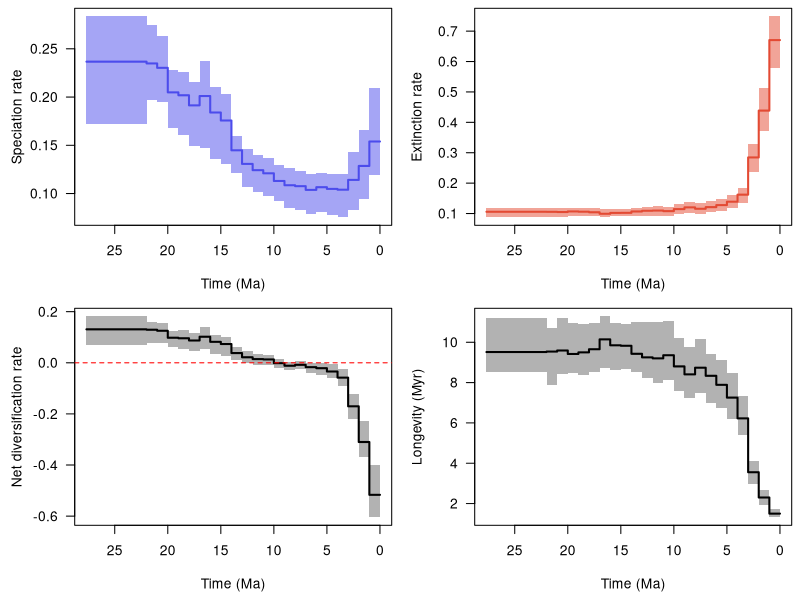

Write R code to recreate this figure.
pdf(file='/Users/shelleywang/Documents/PU_RSII/PyRate/example_files/BDNN_examples/Carnivora/pyrate_mcmc_logs/Carnivora_occs_1_G_BDS_BDNN_16_8TVc_RTT.pdf', width = 9, height = 6, useDingbats = FALSE)

layout(matrix(1:4, ncol = 2, nrow = 2, byrow = TRUE))
par(las = 1, mar = c(4.5, 4.5, 0.5, 0.5))
time_vec=c(27.6665369462284, 22.00001,22.0,21.00001,21.0,20.00001,20.0,19.00001,19.0,18.00001,18.0,17.00001,17.0,16.00001,16.0,15.00001,15.0,14.00001,14.0,13.00001,13.0,12.00001,12.0,11.00001,11.0,10.00001,10.0,9.00001,9.0,8.00001,8.0,7.00001,7.0,6.00001,6.0,5.00001,5.0,4.00001,4.0,3.00001,3.0,2.00001,2.0,1.00001,1.0,0.0)
sp_mean=c(0.2366801762770177, 0.2366801762770177,0.23483976164851003,0.23483976164851003,0.2302963937690633,0.2302963937690633,0.2048781230336163,0.2048781230336163,0.20185479793606315,0.20185479793606315,0.1913854048613629,0.1913854048613629,0.20106508022549816,0.20106508022549816,0.18397178525669175,0.18397178525669175,0.17568150964592105,0.17568150964592105,0.144790307541026,0.144790307541026,0.13070166169394742,0.13070166169394742,0.12420225427686804,0.12420225427686804,0.12094909290541675,0.12094909290541675,0.1130034060822645,0.1130034060822645,0.108601924359758,0.108601924359758,0.10764930082390732,0.10764930082390732,0.10377431427179952,0.10377431427179952,0.10655379922990865,0.10655379922990865,0.10478193953379959,0.10478193953379959,0.10394718730904866,0.10394718730904866,0.11411474040162893,0.11411474040162893,0.12859922748215288,0.12859922748215288,0.15393189557264705,0.15393189557264705)
sp_lwr=c(0.17243606490744004, 0.17243606490744004,0.19725466964425534,0.19725466964425534,0.1948833581705438,0.1948833581705438,0.1679895027041197,0.1679895027041197,0.16051249111246876,0.16051249111246876,0.14976966352417678,0.14976966352417678,0.14699046488357984,0.14699046488357984,0.1357417328058897,0.1357417328058897,0.13063438928710003,0.13063438928710003,0.12100015970068152,0.12100015970068152,0.10711125099706358,0.10711125099706358,0.10152915846182492,0.10152915846182492,0.09720890668216614,0.09720890668216614,0.09179033681924555,0.09179033681924555,0.08535799642995076,0.08535799642995076,0.0828255391360563,0.0828255391360563,0.07842510499755195,0.07842510499755195,0.0805195636750466,0.0805195636750466,0.07821871445842606,0.07821871445842606,0.0754028942998672,0.0754028942998672,0.0825419321633141,0.0825419321633141,0.09383539683411128,0.09383539683411128,0.11924958519291276,0.11924958519291276)
sp_upr=c(0.28365592896245084, 0.28365592896245084,0.27485277018857684,0.27485277018857684,0.2629663013296172,0.2629663013296172,0.22802273277339694,0.22802273277339694,0.2259565631495575,0.2259565631495575,0.21576357089658432,0.21576357089658432,0.23781655188197853,0.23781655188197853,0.21038465026434952,0.21038465026434952,0.2026528462966742,0.2026528462966742,0.15945317126864916,0.15945317126864916,0.14568116535270675,0.14568116535270675,0.13960210718840724,0.13960210718840724,0.13633049449762755,0.13633049449762755,0.1300808117324561,0.1300808117324561,0.12658047471902673,0.12658047471902673,0.12309851863392109,0.12309851863392109,0.12052983578015702,0.12052983578015702,0.12147413266929748,0.12147413266929748,0.12003596708082243,0.12003596708082243,0.12019339135523464,0.12019339135523464,0.14288347209325483,0.14288347209325483,0.16620192319300384,0.16620192319300384,0.208929646897919,0.208929646897919)
ex_mean=c(0.10579664740481831, 0.10579664740481831,0.10555659895006415,0.10555659895006415,0.10493825203852511,0.10493825203852511,0.10690138887884208,0.10690138887884208,0.10592078192845429,0.10592078192845429,0.10412659516034688,0.10412659516034688,0.09910693831585769,0.09910693831585769,0.10200775508469226,0.10200775508469226,0.10223766437359308,0.10223766437359308,0.10677284903933792,0.10677284903933792,0.10909912924490607,0.10909912924490607,0.10976973174747624,0.10976973174747624,0.10782112618284917,0.10782112618284917,0.11454978678439043,0.11454978678439043,0.12016289139775946,0.12016289139775946,0.11556760086839203,0.11556760086839203,0.12097718775120783,0.12097718775120783,0.1277375077580435,0.1277375077580435,0.1389308202705911,0.1389308202705911,0.16201329574392737,0.16201329574392737,0.2844574264916306,0.2844574264916306,0.43858506009787745,0.43858506009787745,0.6705469529774997,0.6705469529774997)
ex_lwr=c(0.08926871525262181, 0.08926871525262181,0.08824471265819785,0.08824471265819785,0.08928821088654118,0.08928821088654118,0.09110172958709187,0.09110172958709187,0.09167496516347183,0.09167496516347183,0.09135861795901645,0.09135861795901645,0.08767059406180601,0.08767059406180601,0.09115621635036061,0.09115621635036061,0.09150682501639268,0.09150682501639268,0.09089815641757192,0.09089815641757192,0.09078548737421901,0.09078548737421901,0.09100690356583481,0.09100690356583481,0.09037474207280678,0.09037474207280678,0.09781205873119066,0.09781205873119066,0.1024786410802604,0.1024786410802604,0.09858526147530842,0.09858526147530842,0.10479659504041156,0.10479659504041156,0.10972220301633241,0.10972220301633241,0.11793452132969309,0.11793452132969309,0.13597879419707445,0.13597879419707445,0.2359011061299821,0.2359011061299821,0.3714292132850858,0.3714292132850858,0.5776140175346937,0.5776140175346937)
ex_upr=c(0.11751804945925433, 0.11751804945925433,0.11898705358758127,0.11898705358758127,0.1187300165177437,0.1187300165177437,0.11823211474914425,0.11823211474914425,0.11918268290931497,0.11918268290931497,0.11718272834456343,0.11718272834456343,0.11338640279501107,0.11338640279501107,0.11586224395219208,0.11586224395219208,0.11496528123432498,0.11496528123432498,0.11707984365876563,0.11707984365876563,0.12138165106334597,0.12138165106334597,0.12517276015621645,0.12517276015621645,0.1227345582899586,0.1227345582899586,0.13148870096875778,0.13148870096875778,0.1379755112138588,0.1379755112138588,0.13367590034897586,0.13367590034897586,0.14130115498947238,0.14130115498947238,0.14836775551209813,0.14836775551209813,0.16193754079567285,0.16193754079567285,0.18500031883158483,0.18500031883158483,0.3294924086724531,0.3294924086724531,0.5123868662716135,0.5123868662716135,0.7486642682981604,0.7486642682981604)
div_mean=c(0.13088352887219937, 0.13088352887219937,0.12928316269844592,0.12928316269844592,0.12535814173053822,0.12535814173053822,0.0979767341547742,0.0979767341547742,0.09593401600760879,0.09593401600760879,0.08725880970101607,0.08725880970101607,0.10195814190964049,0.10195814190964049,0.08196403017199944,0.08196403017199944,0.0734438452723279,0.0734438452723279,0.038017458501688105,0.038017458501688105,0.02160253244904134,0.02160253244904134,0.014432522529391792,0.014432522529391792,0.013127966722567568,0.013127966722567568,-0.001546380702125971,-0.001546380702125971,-0.011560967038001455,-0.011560967038001455,-0.007918300044484705,-0.007918300044484705,-0.01720287347940829,-0.01720287347940829,-0.021183708528134823,-0.021183708528134823,-0.03414888073679145,-0.03414888073679145,-0.05806610843487872,-0.05806610843487872,-0.17034268609000172,-0.17034268609000172,-0.30998583261572443,-0.30998583261572443,-0.5166150574048526,-0.5166150574048526)
div_lwr=c(0.06765722010983695, 0.06765722010983695,0.07643655258227768,0.07643655258227768,0.07629714927255662,0.07629714927255662,0.06170143395114577,0.06170143395114577,0.0554338101803222,0.0554338101803222,0.04759960236846224,0.04759960236846224,0.05197290732763722,0.05197290732763722,0.03528382571803061,0.03528382571803061,0.027880498458094788,0.027880498458094788,0.009235201423534373,0.009235201423534373,-0.0026095333227090373,-0.0026095333227090373,-0.00961865080849468,-0.00961865080849468,-0.007737196373890379,-0.007737196373890379,-0.020567807660094445,-0.020567807660094445,-0.028482254417599287,-0.028482254417599287,-0.024062708035247182,-0.024062708035247182,-0.03969412207822795,-0.03969412207822795,-0.0484862433388204,-0.0484862433388204,-0.059289254074669576,-0.059289254074669576,-0.09217913957161253,-0.09217913957161253,-0.21936097145401712,-0.21936097145401712,-0.3694351749256959,-0.3694351749256959,-0.604434387201382,-0.604434387201382)
div_upr=c(0.18173160189937185, 0.18173160189937185,0.15930796268724817,0.15930796268724817,0.15722937321038188,0.15722937321038188,0.12435196136300594,0.12435196136300594,0.12820396991093552,0.12820396991093552,0.11647572068937159,0.11647572068937159,0.13951135155782862,0.13951135155782862,0.10963642254951617,0.10963642254951617,0.10083216529494204,0.10083216529494204,0.06111451236343106,0.06111451236343106,0.045185316132942396,0.045185316132942396,0.03554946744341979,0.03554946744341979,0.0314160122464221,0.0314160122464221,0.014217833247079315,0.014217833247079315,0.0019149966589341177,0.0019149966589341177,0.007901044174197264,0.007901044174197264,-0.0007977503863393076,-0.0007977503863393076,-0.0023984200955847884,-0.0023984200955847884,-0.005127518737327752,-0.005127518737327752,-0.02487794659262592,-0.02487794659262592,-0.12105525725027863,-0.12105525725027863,-0.2280634995219164,-0.2280634995219164,-0.4014342974329321,-0.4014342974329321)
long_mean=c(9.51480479384818, 9.51480479384818,9.538833898730777,9.538833898730777,9.592006297436162,9.592006297436162,9.418342664216432,9.418342664216432,9.497924410526679,9.497924410526679,9.653158959315359,9.653158959315359,10.143901196242902,10.143901196242902,9.849875622053279,9.849875622053279,9.82525047983711,9.82525047983711,9.427501463489593,9.427501463489593,9.250969564007747,9.250969564007747,9.20113093596732,9.20113093596732,9.355473145418268,9.355473145418268,8.802610383301898,8.802610383301898,8.406599009812949,8.406599009812949,8.738838873514009,8.738838873514009,8.336391052098,8.336391052098,7.888508933032935,7.888508933032935,7.254715521659633,7.254715521659633,6.2256510589973235,6.2256510589973235,3.5539029711816434,3.5539029711816434,2.301090186158698,2.301090186158698,1.5011707254289146,1.5011707254289146)
long_lwr=c(8.509331158927365, 8.509331158927365,7.877585827604026,7.877585827604026,8.422469981300425,8.422469981300425,8.457938878296499,8.457938878296499,8.390480693918352,8.390480693918352,8.533680808827096,8.533680808827096,8.722527731218715,8.722527731218715,8.63093934563038,8.63093934563038,8.698278204197806,8.698278204197806,8.541179837193361,8.541179837193361,8.238477490128435,8.238477490128435,7.988958610100099,7.988958610100099,8.147664471464626,8.147664471464626,7.605216209700055,7.605216209700055,7.247662945419521,7.247662945419521,7.480779986440251,7.480779986440251,6.998704405098493,6.998704405098493,6.740008949710495,6.740008949710495,6.175220366361899,6.175220366361899,5.40539608967026,5.40539608967026,2.9744125790070326,2.9744125790070326,1.9516503365445466,1.9516503365445466,1.3203662050215852,1.3203662050215852)
long_upr=c(11.202132764766436, 11.202132764766436,10.699379070610897,10.699379070610897,11.199686835148968,11.199686835148968,10.976740008476076,10.976740008476076,10.908103408785946,10.908103408785946,10.94587486479492,10.94587486479492,11.285438384727616,11.285438384727616,10.970178886719928,10.970178886719928,10.928146614428579,10.928146614428579,11.001323232631433,11.001323232631433,11.014976390201953,11.014976390201953,10.988177388944955,10.988177388944955,11.06503849487493,11.06503849487493,10.2236882954097,10.2236882954097,9.758130957423688,9.758130957423688,10.143504059686032,10.143504059686032,9.433636408798936,9.433636408798936,9.113925645943763,9.113925645943763,8.479281458263094,8.479281458263094,7.354087862778789,7.354087862778789,4.133240185603324,4.133240185603324,2.692303039805495,2.692303039805495,1.7156182883748397,1.7156182883748397)
xlim = c(27.6665369462284, 0.0)
ylim = c(0.0754028942998672, 0.28365592896245084)
not_NA = !is.na(sp_mean)
plot(time_vec[not_NA], sp_mean[not_NA], type = 'n', xlim = xlim, ylim = ylim, xlab = 'Time (Ma)', ylab = 'Speciation rate')
polygon(c(time_vec[not_NA], rev(time_vec[not_NA])), c(sp_lwr[not_NA], rev(sp_upr[not_NA])), col = adjustcolor('#4c4cec', alpha = 0.5), border = NA)
lines(time_vec[not_NA], sp_mean[not_NA], col = '#4c4cec', lwd = 2)
ylim = c(0.08767059406180601, 0.7486642682981604)
not_NA = !is.na(ex_mean)
plot(time_vec[not_NA], ex_mean[not_NA], type = 'n', xlim = xlim, ylim = ylim, xlab = 'Time (Ma)', ylab = 'Extinction rate')
polygon(c(time_vec[not_NA], rev(time_vec[not_NA])), c(ex_lwr[not_NA], rev(ex_upr[not_NA])), col = adjustcolor('#e34a33', alpha = 0.5), border = NA)
lines(time_vec[not_NA], ex_mean[not_NA], col = '#e34a33', lwd = 2)
ylim = c(-0.604434387201382, 0.18173160189937185)
not_NA = !is.na(div_mean)
plot(time_vec[not_NA], div_mean[not_NA], type = 'n', xlim = xlim, ylim = ylim, xlab = 'Time (Ma)', ylab = 'Net diversification rate')
polygon(c(time_vec[not_NA], rev(time_vec[not_NA])), c(div_lwr[not_NA], rev(div_upr[not_NA])), col = adjustcolor('black', alpha = 0.3), border = NA)
lines(time_vec[not_NA], div_mean[not_NA], col = 'black', lwd = 2)
abline(h = 0, col = 'red', lty = 2)
ylim = c(1.3203662050215852, 11.285438384727616)
not_NA = !is.na(long_mean)
plot(time_vec[not_NA], long_mean[not_NA], type = 'n', xlim = xlim, ylim = ylim, xlab = 'Time (Ma)', ylab = 'Longevity (Myr)')
polygon(c(time_vec[not_NA], rev(time_vec[not_NA])), c(long_lwr[not_NA], rev(long_upr[not_NA])), col = adjustcolor('black', alpha = 0.3), border = NA)
lines(time_vec[not_NA], long_mean[not_NA], col = 'black', lwd = 2)
dev.off()